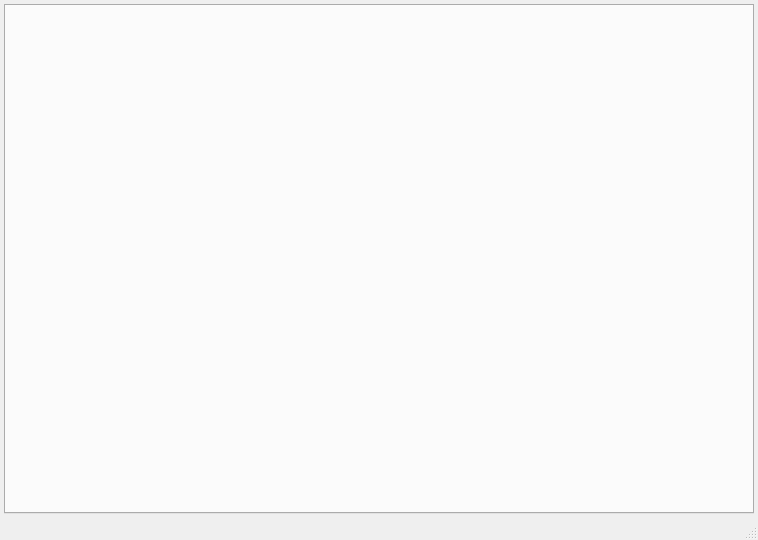
<?xml version="1.0" encoding="UTF-8"?>
<ui version="4.0">
 <class>ChatWindowManagerClass</class>
 <widget class="QMainWindow" name="ChatWindowManagerClass">
  <property name="geometry">
   <rect>
    <x>0</x>
    <y>0</y>
    <width>758</width>
    <height>540</height>
   </rect>
  </property>
  <property name="windowTitle">
   <string>Enjoy Chat, Enjoy Life!</string>
  </property>
  <property name="iconSize">
   <size>
    <width>24</width>
    <height>24</height>
   </size>
  </property>
  <widget class="QWidget" name="centralwidget">
   <property name="sizePolicy">
    <sizepolicy hsizetype="Expanding" vsizetype="Expanding">
     <horstretch>0</horstretch>
     <verstretch>0</verstretch>
    </sizepolicy>
   </property>
   <layout class="QGridLayout" name="gridLayout_centralwidget">
    <property name="leftMargin">
     <number>3</number>
    </property>
    <property name="topMargin">
     <number>3</number>
    </property>
    <property name="rightMargin">
     <number>3</number>
    </property>
    <property name="bottomMargin">
     <number>3</number>
    </property>
    <item row="0" column="0">
     <widget class="QStackedWidget" name="stackedWidget">
      <property name="sizePolicy">
       <sizepolicy hsizetype="Expanding" vsizetype="Expanding">
        <horstretch>0</horstretch>
        <verstretch>0</verstretch>
       </sizepolicy>
      </property>
      <property name="currentIndex">
       <number>1</number>
      </property>
      <widget class="QWidget" name="pageMdiArea">
       <property name="sizePolicy">
        <sizepolicy hsizetype="Expanding" vsizetype="Expanding">
         <horstretch>0</horstretch>
         <verstretch>0</verstretch>
        </sizepolicy>
       </property>
       <layout class="QGridLayout" name="gridLayout_pageMdiArea">
        <property name="leftMargin">
         <number>1</number>
        </property>
        <property name="topMargin">
         <number>1</number>
        </property>
        <property name="rightMargin">
         <number>1</number>
        </property>
        <property name="bottomMargin">
         <number>1</number>
        </property>
        <property name="spacing">
         <number>1</number>
        </property>
        <item row="0" column="0">
         <widget class="QMdiArea" name="mdiArea">
          <property name="sizePolicy">
           <sizepolicy hsizetype="Expanding" vsizetype="Expanding">
            <horstretch>0</horstretch>
            <verstretch>0</verstretch>
           </sizepolicy>
          </property>
          <property name="contextMenuPolicy">
           <enum>Qt::CustomContextMenu</enum>
          </property>
          <property name="viewMode">
           <enum>QMdiArea::SubWindowView</enum>
          </property>
          <property name="documentMode">
           <bool>true</bool>
          </property>
          <property name="tabsClosable">
           <bool>true</bool>
          </property>
          <property name="tabsMovable">
           <bool>true</bool>
          </property>
          <property name="tabShape">
           <enum>QTabWidget::Rounded</enum>
          </property>
          <property name="tabPosition">
           <enum>QTabWidget::North</enum>
          </property>
         </widget>
        </item>
       </layout>
      </widget>
      <widget class="QWidget" name="pageTabWidget">
       <property name="sizePolicy">
        <sizepolicy hsizetype="Expanding" vsizetype="Expanding">
         <horstretch>0</horstretch>
         <verstretch>0</verstretch>
        </sizepolicy>
       </property>
       <layout class="QGridLayout" name="gridLayout_pageTabwidget">
        <property name="leftMargin">
         <number>1</number>
        </property>
        <property name="topMargin">
         <number>1</number>
        </property>
        <property name="rightMargin">
         <number>1</number>
        </property>
        <property name="bottomMargin">
         <number>1</number>
        </property>
        <property name="spacing">
         <number>1</number>
        </property>
        <item row="0" column="0">
         <widget class="QTabWidget" name="tabWidget">
          <property name="currentIndex">
           <number>-1</number>
          </property>
          <property name="elideMode">
           <enum>Qt::ElideMiddle</enum>
          </property>
          <property name="movable">
           <bool>true</bool>
          </property>
         </widget>
        </item>
       </layout>
      </widget>
     </widget>
    </item>
   </layout>
  </widget>
  <widget class="QMenuBar" name="menubar">
   <property name="geometry">
    <rect>
     <x>0</x>
     <y>0</y>
     <width>758</width>
     <height>19</height>
    </rect>
   </property>
  </widget>
  <widget class="QStatusBar" name="statusbar"/>
 </widget>
 <resources/>
 <connections/>
</ui>
